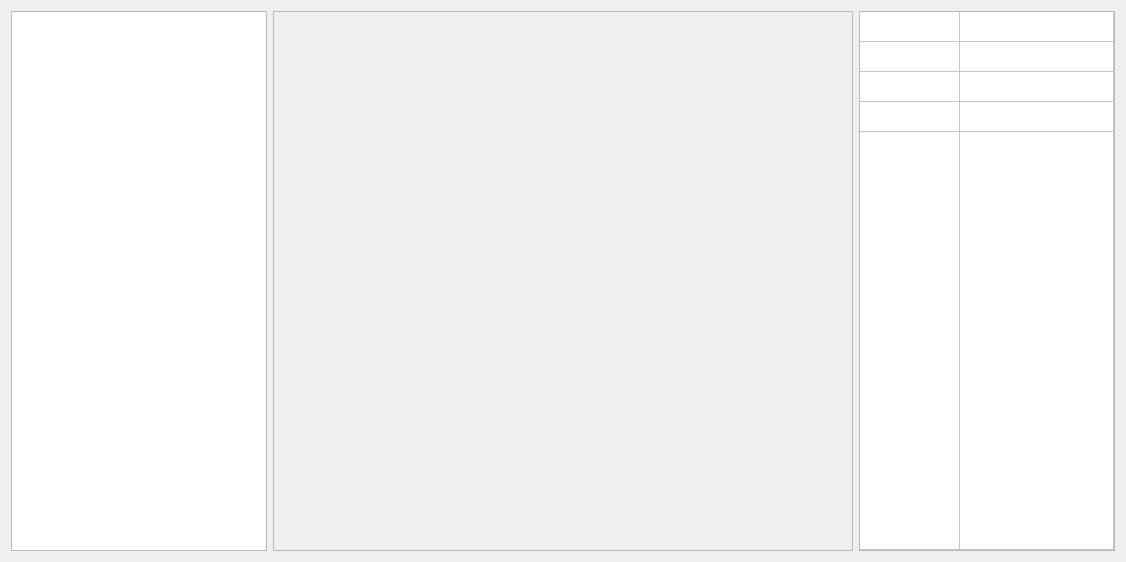
<?xml version="1.0" encoding="UTF-8"?>
<ui version="4.0">
 <class>ParticleWidget</class>
 <widget class="QWidget" name="ParticleWidget">
  <property name="geometry">
   <rect>
    <x>0</x>
    <y>0</y>
    <width>1126</width>
    <height>562</height>
   </rect>
  </property>
  <property name="windowTitle">
   <string>Form</string>
  </property>
  <layout class="QHBoxLayout" name="horizontalLayout">
   <item>
    <widget class="QListWidget" name="listWidget">
     <property name="sizePolicy">
      <sizepolicy hsizetype="Maximum" vsizetype="Expanding">
       <horstretch>0</horstretch>
       <verstretch>0</verstretch>
      </sizepolicy>
     </property>
    </widget>
   </item>
   <item>
    <widget class="QScrollArea" name="scrollArea">
     <property name="widgetResizable">
      <bool>true</bool>
     </property>
     <widget class="QWidget" name="scrollAreaWidgetContents">
      <property name="geometry">
       <rect>
        <x>0</x>
        <y>0</y>
        <width>582</width>
        <height>542</height>
       </rect>
      </property>
     </widget>
    </widget>
   </item>
   <item>
    <widget class="QTableWidget" name="tableWidget">
     <property name="sizePolicy">
      <sizepolicy hsizetype="Maximum" vsizetype="Expanding">
       <horstretch>0</horstretch>
       <verstretch>0</verstretch>
      </sizepolicy>
     </property>
     <property name="showGrid">
      <bool>true</bool>
     </property>
     <property name="wordWrap">
      <bool>true</bool>
     </property>
     <property name="cornerButtonEnabled">
      <bool>true</bool>
     </property>
     <attribute name="horizontalHeaderVisible">
      <bool>false</bool>
     </attribute>
     <attribute name="horizontalHeaderHighlightSections">
      <bool>true</bool>
     </attribute>
     <attribute name="horizontalHeaderStretchLastSection">
      <bool>true</bool>
     </attribute>
     <attribute name="verticalHeaderVisible">
      <bool>false</bool>
     </attribute>
     <attribute name="verticalHeaderHighlightSections">
      <bool>true</bool>
     </attribute>
     <attribute name="verticalHeaderStretchLastSection">
      <bool>true</bool>
     </attribute>
     <row>
      <property name="text">
       <string>新建行</string>
      </property>
     </row>
     <row>
      <property name="text">
       <string>新建行</string>
      </property>
     </row>
     <row>
      <property name="text">
       <string>新建行</string>
      </property>
     </row>
     <row>
      <property name="text">
       <string>新建行</string>
      </property>
     </row>
     <row>
      <property name="text">
       <string>新建行</string>
      </property>
     </row>
     <column>
      <property name="text">
       <string>属性</string>
      </property>
     </column>
     <column>
      <property name="text">
       <string>值</string>
      </property>
     </column>
    </widget>
   </item>
  </layout>
 </widget>
 <resources/>
 <connections/>
</ui>
